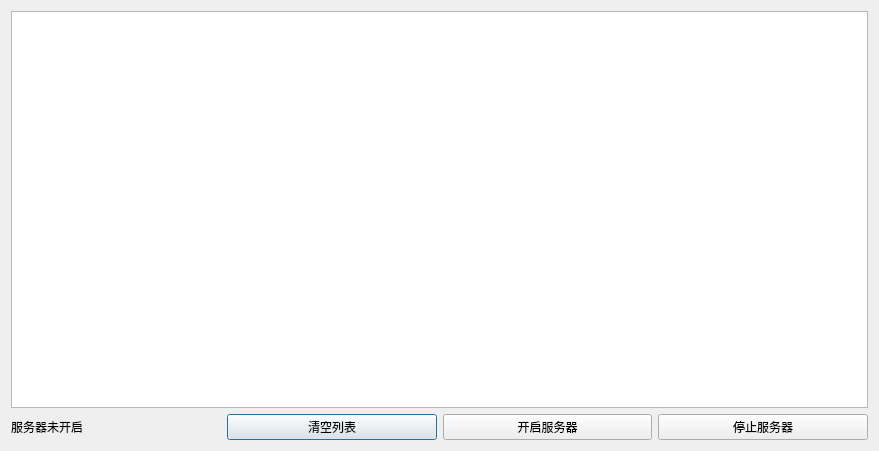
<?xml version="1.0" encoding="UTF-8"?>
<ui version="4.0">
 <class>RcfServer</class>
 <widget class="QDialog" name="RcfServer">
  <property name="geometry">
   <rect>
    <x>0</x>
    <y>0</y>
    <width>879</width>
    <height>451</height>
   </rect>
  </property>
  <property name="windowTitle">
   <string>RcfServer</string>
  </property>
  <layout class="QVBoxLayout" name="verticalLayout">
   <item>
    <widget class="QTreeView" name="treeView"/>
   </item>
   <item>
    <layout class="QHBoxLayout" name="horizontalLayout">
     <item>
      <widget class="QLabel" name="statelabel">
       <property name="text">
        <string>服务器未开启</string>
       </property>
      </widget>
     </item>
     <item>
      <widget class="QPushButton" name="clearBtn">
       <property name="text">
        <string>清空列表</string>
       </property>
      </widget>
     </item>
     <item>
      <widget class="QPushButton" name="startBtn">
       <property name="text">
        <string>开启服务器</string>
       </property>
      </widget>
     </item>
     <item>
      <widget class="QPushButton" name="stopBtn">
       <property name="text">
        <string>停止服务器</string>
       </property>
      </widget>
     </item>
    </layout>
   </item>
  </layout>
 </widget>
 <layoutdefault spacing="6" margin="11"/>
 <resources/>
 <connections/>
</ui>
